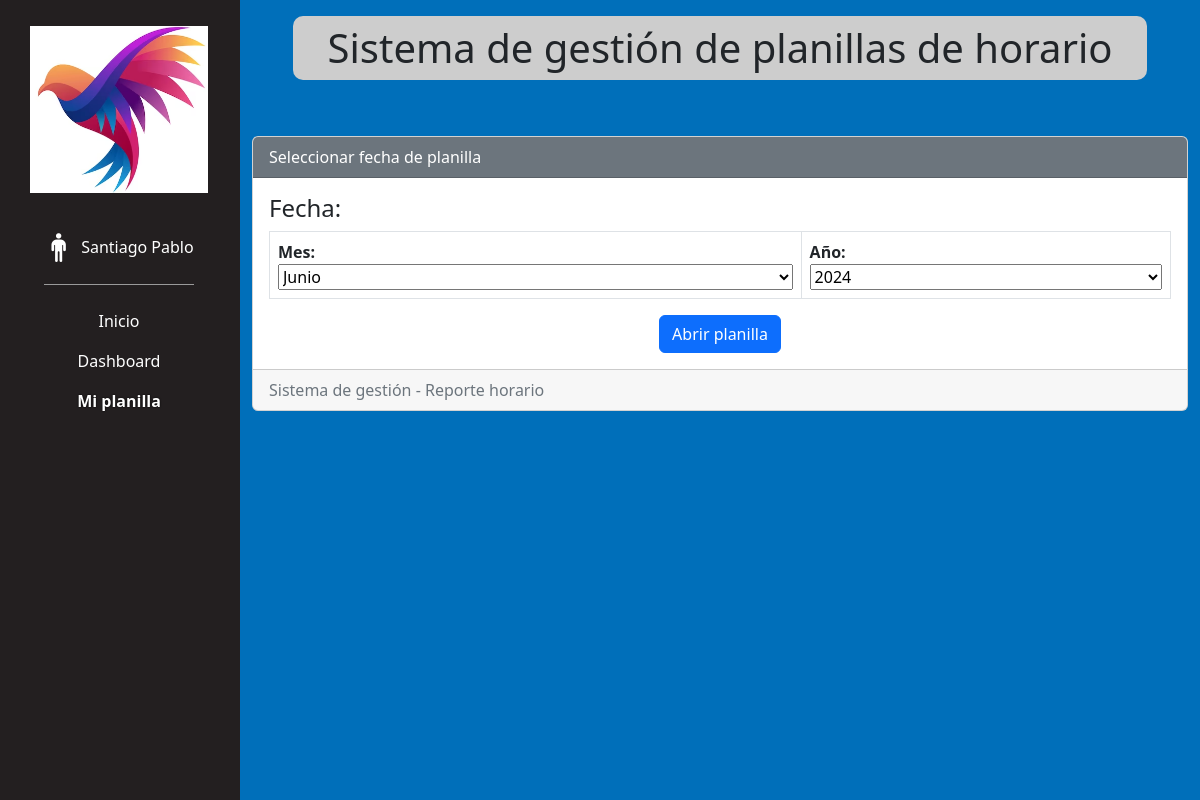
The app's page /seleccionfecha (signed in), older data.
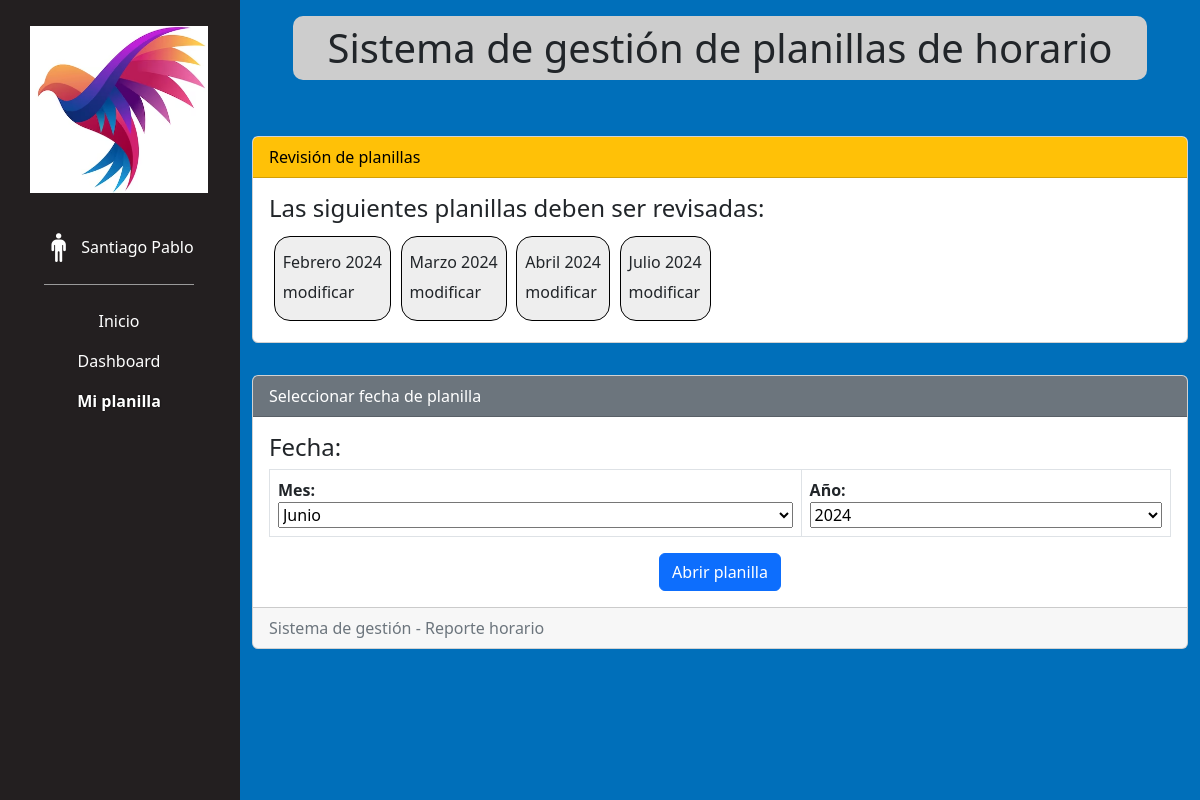
The same page, newer data.
### partes/models.py (models this page shows)
class Planilla(models.Model):
    empleado = models.ForeignKey(Empleado, on_delete=models.DO_NOTHING, default=None)
    mes = models.SmallIntegerField(default=0)
    anio = models.SmallIntegerField(default=0)
    status = models.ForeignKey(StatusPlanilla, on_delete=models.DO_NOTHING, default=None)
    observaciones = models.TextField(default="")

### partes/views.py (the view)
# urls.py: path('seleccionfecha', views.seleccionfecha, name='seleccionfecha'),
def seleccionfecha(request):
    if 'usuario' not in request.session:
        return redirectToError(request, "Se requiere iniciar sesión para acceder a esta sección.")
    if request.method == 'POST':
        form = FormSeleccionFecha(request.POST)
        if form.is_valid():
            request.session['mesReporte'] = request.POST['mesReporte']
            request.session['anioReporte'] = request.POST['anioReporte']
            return HttpResponseRedirect('/planilla')
    else:
        form = FormSeleccionFecha()
    fechaActual = datetime.now()
    mesActual = fechaActual.month
    anioActual = fechaActual.year
    anios = list(range(anioActual - 3, anioActual + 2))
    planillasParaRevisar = obtenerPlanillasParaRevisar(request.session['id_empleado'])
    return render(request, 'seleccionfecha.html', {"form": form,
                                                   "anios": anios,
                                                   "nombresMeses": nombresMeses,
                                                   "mesActual": mesActual,
                                                   "anioActual": anioActual,
                                                   "planillasParaRevisar": planillasParaRevisar})

### partes/forms.py
class FormSeleccionFecha(forms.Form):
    mesReporte = forms.IntegerField(label = "Mes:")
    anioReporte = forms.IntegerField(label = "Año:")

### partes/views_helpers/common.py (called while the page is built)
def obtenerNombreMes(numeroMes):
    return nombresMeses[numeroMes - 1]["Nombre"]

def obtenerPlanillasParaRevisar(id_empleado):
    planillas = Planilla.objects.filter(empleado_id = id_empleado, status_id = 1).exclude(observaciones = "").order_by("anio", "mes")
    listaPlanillas = []
    for planilla in planillas:
        listaPlanillas.append({"id": planilla.id, "mes": obtenerNombreMes(planilla.mes), "anio": planilla.anio, "observaciones": planilla.observaciones})
    return listaPlanillas

### partes/templates/seleccionfecha.html (shortened to what this page needs)
{% extends "base.html" %}
{% block navlinks %}
    {% include "components/nav_links.html" with seleccionado="Planilla" %}
{% endblock %}
{% block contenido %}
    {% if planillasParaRevisar %}
        {% include 'components/revision_planillas.html' %}
    {% endif %}
    {% include 'components/form_fecha.html' %}
{% endblock %}

### partes/templates/base.html (shortened to what this page needs)
{% load static %}
<!doctype html>
<html lang="en">
<head>
  <link href="https://cdn.jsdelivr.net/npm/bootstrap@5.2.1/dist/css/bootstrap.min.css" rel="stylesheet"
>
    <link rel="stylesheet" type="text/css" href="{% static 'css/sgpartes.css' %}">
</head>
<body>
    <div class="layout-pagina">
        <header>
            <h1>Sistema de gestión de planillas de horario</h1>
        </header>
        <nav class="navbar justify-content-start px-05rem">
            <img class="imagen-logo" src="{% static 'images/logo2.png' %}">
            <div id="infoLogin" class="d-flex flex-row justify-content-center align-items-center">
                <div class="bi bi-person-standing mr-05rem"></div>
                {% if request.session.usuario %}
                    <div id="divNombreUsuario">
                        {{request.session.nombre_usuario}}
                    </div>
                {% else %}
                <a class="nav-item nav-link link-login" href="login">Iniciar sesión</a>
                {% endif %}
            </div>
            <div class="nav navbar-nav">
                {% if request.session.usuario %}
                    {% block navlinks %}
                    {% endblock %}
                {% endif %}
            </div>
        </nav>
        <main class="container">
            <div class="row">
                <div class="col-12">
                    {% block contenido %} {% endblock %}
                </div>
            </div>
        </main>
    </div>
</body>
</html>

### partes/templates/components/nav_links.html (shortened to what this page needs)
<a class="nav-item nav-link nav-inicio" href="/">Inicio</a>
{% if request.session.dashboard_habilitado %}
    {% if seleccionado == "Dashboard" %}
        <a class="nav-item nav-link active" href="dashboard" aria-current="page">Dashboard<span class="visually-hidden">(current)</span></a>
    {% else %}
        <a class="nav-item nav-link" href="dashboard">Dashboard</a>
    {% endif %}
{% endif %}
{% if seleccionado == "Planilla" %}
    <a class="nav-item nav-link active" href="seleccionfecha" aria-current="page">Mi planilla<span class="visually-hidden">(current)</span></a>
{% else %}
    <a class="nav-item nav-link" href="seleccionfecha">Mi planilla</a>
{% endif %}

### partes/templates/components/revision_planillas.html (shortened to what this page needs)
{% load static %}
<div class="card revision-planillas">
    <div class="card-header bg-warning text-black">
        Revisión de planillas
    </div>
    <div class="card-body">
        {% if planillasParaRevisar|length == 1 %}
        <h4 class="card-title">La siguiente planilla debe ser revisada:</h4>
        {% else %}
        <h4 class="card-title">Las siguientes planillas deben ser revisadas:</h4>
        {% endif %}
        <form id="formAbrirPlanilla" method="post" action="/planilla">
            <div class="wrapper-revision-planillas">
                {% for planilla in planillasParaRevisar %}
                <div class="bloque-revision-planilla" id="{{ planilla.id }}">
                    <h6>{{ planilla.mes }} {{ planilla.anio }}</h6>
                    {{ planilla.observaciones }}
                </div>
                {% endfor %}
            </div>
        </form>
    </div>
</div>

### partes/templates/components/form_fecha.html (shortened to what this page needs)
<form method="post" action="/seleccionfecha">
    <div class="card">
        <div class="card-header bg-secondary text-white">
            {% if titulo %}
            {{ titulo }}
            {% else %}
            Seleccionar fecha de planilla
            {% endif %}
        </div>
        <div class="card-body">
            <h4 class="card-title">Fecha:</h4>
            <table class="table table-striped table-bordered">
                <thead>
                    <tr>
                        <th>
                            <label for="{{ form.mesReporte.id_for_label}}">Mes:</label>
                            <select class="w-100" id="{{ form.mesReporte.id_for_label}}" name="{{ form.mesReporte.name}}" placeholder="Seleccionar mes" />
                                {% for mes in nombresMeses %}
                                    <option value="{{mes.ID}}" {% if mes.ID == mesActual %}selected{% endif %}>{{ mes.Nombre }}</option>
                                {% endfor %}
                        </th>
                        <th>
                            <label for="{{ form.anioReporte.id_for_label}}">Año:</label>
                            <select class="w-100" id="{{ form.anioReporte.id_for_label}}" name="{{ form.anioReporte.name }}" placeholder="Seleccionar año" />
                                {% for anio in anios %}
                                    <option value={{anio}} {% if anio == anioActual %}selected{% endif %}>{{anio}}</option>
                                {% endfor %}
                        </th>
                    </tr>
                </thead>
            </table>
            <div class="text-center">
                <button class="btn btn-primary">Abrir planilla</button>
            </div>
        </div>
        <div class="card-footer text-muted">
            Sistema de gestión - Reporte horario
        </div>
    </div>
</form>

### partes/static/css/sgpartes.css (style rules this page uses)
:root { --color-celeste: #006fba; --color-celeste-claro: #009cde; --color-footer: #6C757D; --color-navbar: #231f20; --color-bordes: #231f20; --color-persona: #ffffff; --color-sombra: #333; }
@media (min-width: 768px) { .layout-pagina { display: grid; grid-template-columns: auto 1fr; grid-template-rows: auto 1fr auto; grid-template-areas: "sidebar header" "sidebar main-content" "sidebar footer"; height: 100dvh; } }
@media (min-width: 768px) { header { grid-area: header; display: -webkit-box; display: -ms-flexbox; display: flex; -webkit-box-pack: center; -ms-flex-pack: center; justify-content: center; -webkit-box-align: center; -ms-flex-align: center; align-items: center; padding: 1rem; background-color: var(--color-celeste); } }
@media (min-width: 768px) { header > h1 { background-color: #cdcdcd; width: 92%; border-radius: 10px; padding: 0.5rem 0; margin: 5; text-align: center; } }
@media (min-width: 768px) { .navbar { grid-area: sidebar; border-top: 2px solid var(--color-bordes); border-bottom: 2px solid var(--color-bordes); border-right: 2px solid var(--color-bordes); background: var(--color-navbar) !important; display: -webkit-box !important; display: -ms-flexbox !important; display: flex !important; -webkit-box-align: center; -ms-flex-align: center; align-items: center; -webkit-box-pack: top !important; -ms-flex-pack: top !important; justify-content: top !important; -webkit-box-orient: vertical !important; -webkit-box-direction: normal !important; -ms-flex-direction: column !important; flex-direction: column !important; max-width: 20vw; } }
@media (min-width: 768px) { .navbar-nav { display: -webkit-box !important; display: -ms-flexbox !important; display: flex !important; -webkit-box-align: center !important; -ms-flex-align: center !important; align-items: center !important; -webkit-box-pack: top !important; -ms-flex-pack: top !important; justify-content: top !important; } }
@media (min-width: 768px) { #infoLogin { cursor: pointer; margin-top: 2rem; border-bottom: 1px outset; padding-bottom: 1rem; margin-bottom: 1rem; color: var(--color-persona); } }
.nav-item { color: #ffffff !important; }
.imagen-logo { width: 80%; margin-top: 1rem; }
.container { margin: 0; max-width: 100% !important; padding-top: 2rem; overflow-y: auto; grid-area: main-content; background-color: var(--color-celeste); }
.mr-05rem { margin-right: 0.5rem; }
.px-05rem { padding-left: 0.5rem; padding-right: 0.5rem; }
.bi { font-size: 1.8rem; color: var(--color-persona); -webkit-transition: -webkit-transform 0.3s; transition: -webkit-transform 0.3s; -o-transition: transform 0.3s; transition: transform 0.3s; transition: transform 0.3s, -webkit-transform 0.3s; }
#infoLogin > div:nth-child(3) { -webkit-transition: -webkit-transform 0.3s; transition: -webkit-transform 0.3s; -o-transition: transform 0.3s; transition: transform 0.3s; transition: transform 0.3s, -webkit-transform 0.3s; }
.active { color: #ffffff !important; font-weight: 700; text-shadow: 0 0 2px #000000; }
.revision-planillas { margin-bottom: 2rem; }
.bloque-revision-planilla { padding: 1rem 0.5rem; border: 1px solid black; border-radius: 1rem; margin: 0.3rem; background-color: #eeeeee; cursor: pointer; }
.wrapper-revision-planillas { display: -webkit-box; display: -ms-flexbox; display: flex; -webkit-box-orient: horizontal; -webkit-box-direction: normal; -ms-flex-direction: row; flex-direction: row; -ms-flex-wrap: wrap; flex-wrap: wrap; }

Row changes from the older to the newer data that the page shows:
added Planilla: observaciones "modificar"
added Planilla: observaciones "modificar"
added Planilla: observaciones "modificar"
added Planilla: observaciones "modificar"
Text that changed along with them:
text now shown: "Revisión de planillas Las siguientes planillas deben ser revisadas:"
new list line: "Febrero 2024"
new list line: "Marzo 2024"
new list line: "Abril 2024"
new list line: "Julio 2024"
